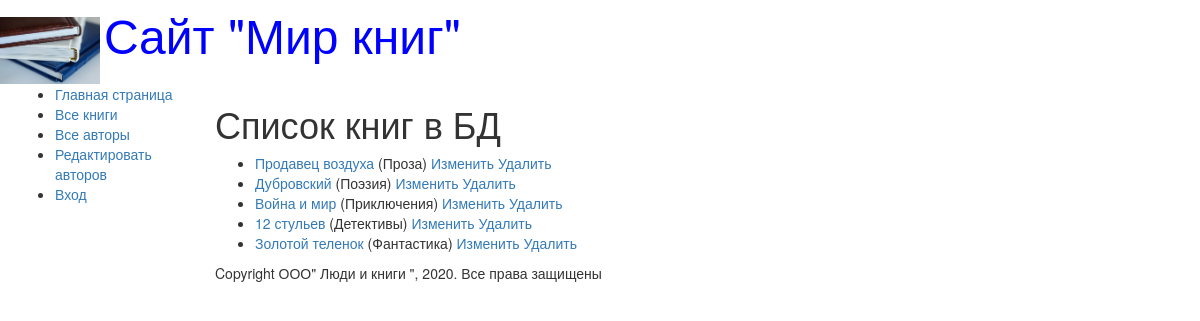
The page /books/ on the database its author committed.
### catalog/models.py (models this page shows, shortened)
class Book(models.Model):
    title = models.CharField(max_length=200, help_text='Введите название книги', verbose_name='Название книги')
    genre = models.ForeignKey('Genre', on_delete=models.CASCADE, help_text='Выберите жанр книги', verbose_name='Жанр книги', null=True)
    language = models.ForeignKey('Language', on_delete=models.CASCADE, help_text='Выберите язык книги', verbose_name='Язык книги', null=True)
    author = models.ManyToManyField('Author', help_text='Выберите автора книги', verbose_name='Автор книги')
    summary = models.TextField(max_length=1000, help_text='Введите краткое описание книги', verbose_name='Аннотация книги')
    isbn = models.CharField(max_length=13, help_text='Должно содержать 13 символов', verbose_name='ISBN книги')
    def get_absolute_url(self):
        return reverse('book-detail', args=[str(self.id)])
    def display_author(self):
        return ', '.join([author.last_name for author in self.author.all()])
    display_author.short_description = 'Авторы'

class Genre(models.Model):
    name = models.CharField(max_length=200, help_text='Введите жанр книги', verbose_name='Жанр книги')
    def __str__(self):
        return self.name

### catalog/views.py (the view)
# urls.py: url(r'^books/$', views.BookListView.as_view(), name='books'),
class BookListView(generic.ListView):
    model=Book
    paginate_by = 10

### catalog/templates/catalog/book_list.html
{% extends "base_generic.html" %}
{% block content %}
    <h1>Список книг в БД</h1>
    {% if book_list %}
    <ul>
        {% for book in book_list %}
        <li>
            <a href="{{ book.get_absolute_url }}">
                    {{book.title}}</a>
                    ({{book.genre}})
            <a href="/book/update/{{book.id}}">Изменить</a>
            <a href="/book/delete/{{book.id}}">Удалить</a>
        </li>
        {% endfor %}
    </ul>
    {% else %}
    <p>В базе данных нет книг</p>
    {% endif %}
{% endblock %}

### rows shown on the page
Book: title "Продавец воздуха", genre "Проза"
Book: title "Дубровский", genre "Поэзия"
Book: title "Война и мир", genre "Приключения"
Book: title "12 стульев", genre "Детективы"
Book: title "Золотой теленок", genre "Фантастика"
